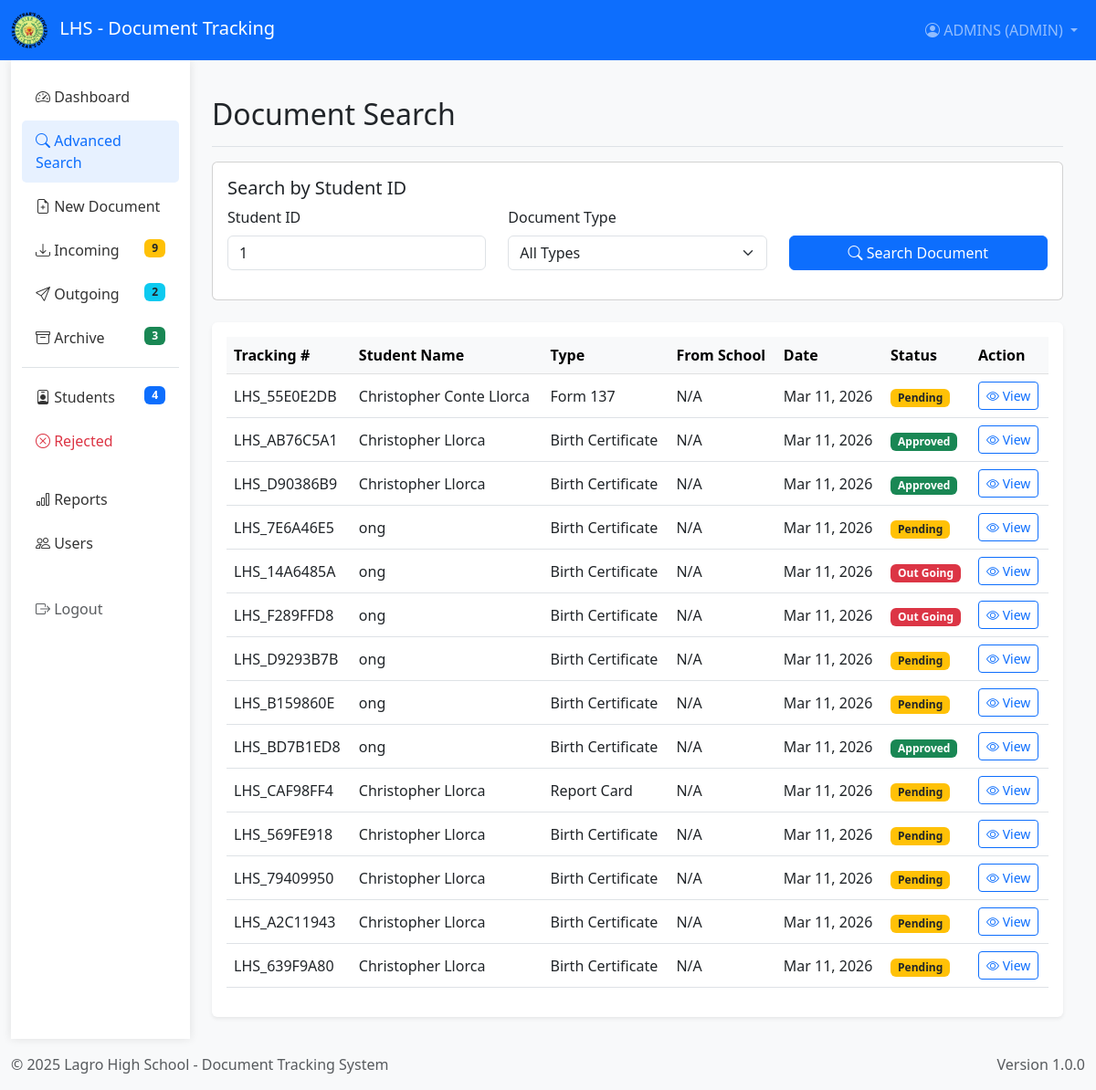
The app's page /Source/Search.php?student_id=1 (signed in) with its own data.
### tables this page shows
CREATE TABLE `documents` (
  `id` int(11) NOT NULL,
  `student_id_fk` int(11) DEFAULT NULL,
  `tracking_number` varchar(50) NOT NULL,
  `student_id` varchar(50) DEFAULT NULL,
  `doc_type` varchar(50) NOT NULL,
  `student_name` varchar(50) NOT NULL,
  `grade_section` varchar(50) NOT NULL,
  `contact` varchar(100) NOT NULL,
  `email` varchar(255) DEFAULT NULL,
  `from_school` varchar(100) NOT NULL,
  `date_created` datetime DEFAULT current_timestamp(),
  `status` varchar(50) NOT NULL,
  `rejection_feedback` text DEFAULT NULL,
  `current_location` varchar(100) DEFAULT 'Registrar',
  `feedback` text DEFAULT NULL,
  `file_path` varchar(255) DEFAULT NULL,
  `document_file` varchar(255) DEFAULT NULL
);

### Source/Search.php (the view, shortened to what this page needs)
<?php
include 'header.php';
?>
<div class="container-fluid">
    <div class="row">
        <?php include 'sidebar.php'; ?>
        <main class="col-md-9 ms-sm-auto col-lg-10 px-md-4 py-4">
            <div class="d-flex justify-content-between flex-wrap flex-md-nowrap align-items-center pt-3 pb-2 mb-3 border-bottom">
                <h1 class="h2">Document Search</h1>
            </div>
            <div class="card mb-4">
                <div class="card-body">
                    <h5 class="card-title">Search by Student ID</h5>
                    <form method="GET" action="Search.php">
                        <div class="row mb-3">
                            <div class="col-md-4">
                                <label for="searchStudentID" class="form-label">Student ID</label>
                                <input type="text" class="form-control" id="searchStudentID" name="student_id" placeholder="Enter Student ID / LRN "
                                       value="<?php echo isset($_GET['student_id']) ? htmlspecialchars($_GET['student_id']) : ''; ?>">
                            </div>
                            <div class="col-md-4">
                                <label for="searchType" class="form-label">Document Type</label>
                                <select class="form-select" id="searchType" name="type">
                                    <option value="">All Types</option>
                                </select>
                            </div>
                            <div class="col-md-4 d-flex align-items-end">
                                <button type="submit" class="btn btn-primary w-100"><i class="bi bi-search"></i> Search Document</button>
                            </div>
                        </div>
                    </form>
                </div>
            </div>
            <div class="card shadow-sm border-0">
                <div class="card-body">
                    <?php
                    if (isset($_GET['student_id']) || isset($_GET['type'])) {
                        $student_id = $conn->real_escape_string($_GET['student_id']);
                        $sql = "SELECT * FROM documents WHERE 1=1";
                        if (!empty($student_id)) {
                            $sql .= " AND student_id LIKE '%$student_id%'";
                        }
                        $sql .= " ORDER BY date_created DESC";
                        $result = $conn->query($sql);
                        if ($result->num_rows > 0) {
                            echo '<div class="table-responsive"><table class="table table-hover align-middle">';
                            echo '<thead class="table-light"><tr>
                                    <th>Tracking #</th>
                                    <th>Student Name</th>
                                    <th>Type</th>
                                    <th>From School</th>
                                    <th>Date</th>
                                    <th>Status</th>
                                    <th>Action</th>
                                  </tr></thead><tbody>';
                            while ($row = $result->fetch_assoc()) {
                                $status_class = ($row['status'] == 'Pending') ? 'bg-warning text-dark' : (($row['status'] == 'Approved') ? 'bg-success' : 'bg-danger');
                                echo "<tr>
                                    <td>{$row['tracking_number']}</td>
                                    <td>{$row['student_name']}</td>
                                    <td>{$row['doc_type']}</td>
                                    <td>{$row['from_school']}</td>
                                    <td>" . date('M d, Y', strtotime($row['date_created'])) . "</td>
                                    <td><span class='badge $status_class'>{$row['status']}</span></td>
                                    <td>
                                        <a href='DocumentView.php?id={$row['id']}' class='btn btn-sm btn-outline-primary'>
                                            <i class='bi bi-eye'></i> View
                                        </a>
                                    </td>
                                </tr>";
                            }
                            echo '</tbody></table></div>';
                        } else {
                            echo "<div class='alert alert-warning'><i class='bi bi-exclamation-circle'></i> No documents found for Student ID: " . htmlspecialchars($student_id) . "</div>";
                        }
                    } else {
                        echo "<div class='alert alert-info'><i class='bi bi-info-circle'></i> Enter a Student ID above to find documents.</div>";
                    }
                    ?>
                </div>
            </div>
        </main>
    </div>
</div>
<?php include 'footer.php'; ?>

### Source/header.php (style rules this page uses)
:root { --primary-color: #0056b3; --secondary-color: #e9ecef; }
body { background-color: #f8f9fa; }

### Source/sidebar.php (style rules this page uses)
.badge { font-size: 0.75rem; padding: 4px 8px; }

### records on screen
documents: tracking_number "LHS_55E0E2DB", student_name "Christopher Conte Llorca", doc_type "Form 137", from_school "N/A", date_created "Mar 11, 2026", status "Pending"
documents: tracking_number "LHS_AB76C5A1", student_name "Christopher Llorca", doc_type "Birth Certificate", from_school "N/A", date_created "Mar 11, 2026", status "Approved"
documents: tracking_number "LHS_D90386B9", student_name "Christopher Llorca", doc_type "Birth Certificate", from_school "N/A", date_created "Mar 11, 2026", status "Approved"
documents: tracking_number "LHS_7E6A46E5", student_name "ong", doc_type "Birth Certificate", from_school "N/A", date_created "Mar 11, 2026", status "Pending"
documents: tracking_number "LHS_14A6485A", student_name "ong", doc_type "Birth Certificate", from_school "N/A", date_created "Mar 11, 2026", status "Out Going"
documents: tracking_number "LHS_F289FFD8", student_name "ong", doc_type "Birth Certificate", from_school "N/A", date_created "Mar 11, 2026", status "Out Going"
documents: tracking_number "LHS_D9293B7B", student_name "ong", doc_type "Birth Certificate", from_school "N/A", date_created "Mar 11, 2026", status "Pending"
documents: tracking_number "LHS_B159860E", student_name "ong", doc_type "Birth Certificate", from_school "N/A", date_created "Mar 11, 2026", status "Pending"
documents: tracking_number "LHS_BD7B1ED8", student_name "ong", doc_type "Birth Certificate", from_school "N/A", date_created "Mar 11, 2026", status "Approved"
documents: tracking_number "LHS_CAF98FF4", student_name "Christopher Llorca", doc_type "Report Card", from_school "N/A", date_created "Mar 11, 2026", status "Pending"
documents: tracking_number "LHS_569FE918", student_name "Christopher Llorca", doc_type "Birth Certificate", from_school "N/A", date_created "Mar 11, 2026", status "Pending"
documents: tracking_number "LHS_79409950", student_name "Christopher Llorca", doc_type "Birth Certificate", from_school "N/A", date_created "Mar 11, 2026", status "Pending"
documents: tracking_number "LHS_A2C11943", student_name "Christopher Llorca", doc_type "Birth Certificate", from_school "N/A", date_created "Mar 11, 2026", status "Pending"
documents: tracking_number "LHS_639F9A80", student_name "Christopher Llorca", doc_type "Birth Certificate", from_school "N/A", date_created "Mar 11, 2026", status "Pending"

### other values on screen
$_SESSION['username'] "ADMINS"
$_SESSION['role'] "ADMIN"
$pendingCount "9"
$outgoingCount "2"
$approvedCount "3"
$studentCount "4"
